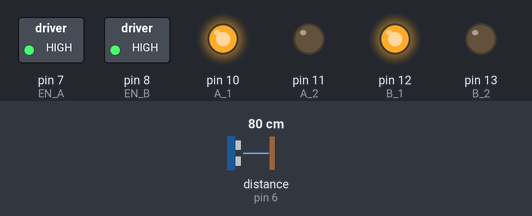
The sketch below on a simulated Arduino Uno, built with avr-gcc and run on an emulated ATmega328P. On the bench: switched loads named in the sketch (green lamp = pin HIGH), output pins drawn as LEDs (lit = HIGH). Wiring (inferred from the names in the program): ultrasonic range finder: trigger pin 5; echo pin 6. The test bench sets the inputs (shaded band); at power-on: distance to the obstacle (sensor on pin 6) 80 cm. The echo pulse lasts 58.3 µs per cm; pins used as bus, display or sensor lines are not drawn.

Above: at 1.4 s.
1.5 s: distance to the obstacle (sensor on pin 6) set to 23 cm
3.0 s: distance to the obstacle (sensor on pin 6) set to 18 cm
At 3.7 s:
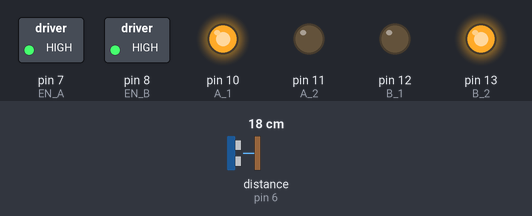
4.5 s: distance to the obstacle (sensor on pin 6) set to 35 cm
At 5.0 s:
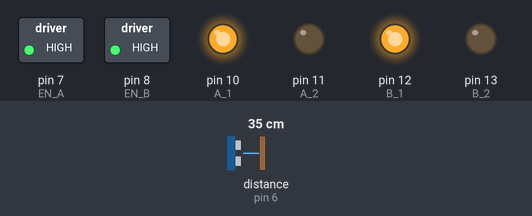
6.1 s: distance to the obstacle (sensor on pin 6) set to 2 cm
At 7.8 s:
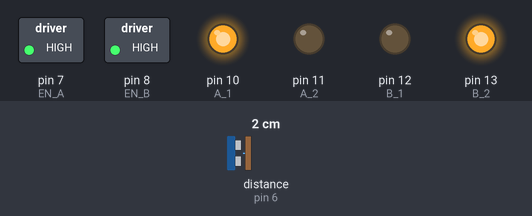
Timing chart, 0 to 8.9 s (numbered marks = the images above; inputs shaded):
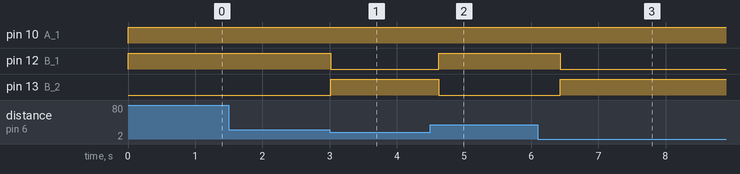

Measured:
- the behaviour switches between 21 and 20 cm on distance to the obstacle (sensor on pin 6) (found by bisection; images 0 and 1)
- after the input at 1.5 s, every drawn part: stays the same
- after the input at 3.0 s, pin 12 (B_1): HIGH → LOW at once; pin 13 (B_2): LOW → HIGH at once
- after the input at 4.5 s, pin 12 (B_1): LOW → HIGH after 0.12 s; pin 13 (B_2): HIGH → LOW after 0.12 s
- after the input at 6.1 s, pin 12 (B_1): HIGH → LOW after 0.33 s; pin 13 (B_2): LOW → HIGH after 0.33 s

The sketch:

Crawler_01.ino
```cpp
/*
 754410 Motor Controller Sketch
 Direct control of the 754410 motor controller IC.
 Enable control on pins D8 & D9, output controls on D10, D11, D12, D13
 */

int i;                           // Generic - Incrementing variable for loops

// Motor control pins
int TIME;                        // Duration of movement.
int EN_A = 7;                    // Enable 1 & 2 - I/C Pin 1
int EN_B = 8;                    // Enable 3 & 4 - I/C Pin 9
int A_1 = 10;                    // Control A1 - I/C Pin 2
int A_2 = 11;                    // Control A2 - I/C Pin 7
int B_1 = 12;                    // Control B1 - I/C Pin 10
int B_2 = 13;                    // Control B2 - I/C Pin 15


// Variables used in rangefinding
const int us_trigPin = 5;
const int us_echoPin = 6;
int distance;
int OOR = 300;     // Out Of Range value
long duration, cm;

void setup()
{
  Serial.begin(4800);  // Sets up serial output. Use for printing debugging info.

  // Motor Control Setup
  pinMode(EN_A, OUTPUT);
  pinMode(EN_B, OUTPUT);
  pinMode(A_1, OUTPUT);
  pinMode(A_2, OUTPUT);
  pinMode(B_1, OUTPUT);
  pinMode(B_2, OUTPUT);
  digitalWrite(EN_A, HIGH);
  digitalWrite(EN_B, HIGH);

  // Ultrasonic Setup
  pinMode(us_trigPin, OUTPUT);
  pinMode(us_echoPin, INPUT);

}


void loop()
{
/*
  go_fwd(1000);
  turn_left(1000);
  turn_right(1000);
  rot_CW(1000);
  rot_CCW(1000);
  stop(1000);
*/
  distance = (getDistanceAsCM());

/*  // Print routine for debugging
  if(distance >= OOR)
  {
    Serial.println("Out of Range");
  }
  else{
    Serial.println(distance);
  }
*/
  if(distance >= 20)
  {
    go_fwd(500);
  }
  else{
    rot_CW(1500);
  }

  // Delay needed to prevent hearing previous ping.
  delay(100);

}

void go_fwd(int TIME)              // Move forward
{
  digitalWrite(A_1, HIGH);
  digitalWrite(A_2, LOW);
  digitalWrite(B_1, HIGH);
  digitalWrite(B_2, LOW);
  delay(TIME);
}

void go_rev(int TIME)              // Move backward
{
  digitalWrite(A_1, LOW);
  digitalWrite(A_2, HIGH);
  digitalWrite(B_1, LOW);
  digitalWrite(B_2, HIGH);
  delay(TIME);
}

void turn_left(int TIME)            // Turn Left
{
  digitalWrite(A_1, LOW);
  digitalWrite(A_2, LOW);
  digitalWrite(B_1, HIGH);
  digitalWrite(B_2, LOW);
  delay(TIME);
}

void turn_right(int TIME)           // Turn right
{
  digitalWrite(A_1, HIGH);
  digitalWrite(A_2, LOW);
  digitalWrite(B_1, LOW);
  digitalWrite(B_2, LOW);
  delay(TIME);
}

void rot_CW(int TIME)            // Rotate Clockwise
{
  digitalWrite(A_1, HIGH);
  digitalWrite(A_2, LOW);
  digitalWrite(B_1, LOW);
  digitalWrite(B_2, HIGH);
  delay(TIME);
}

void rot_CCW(int TIME)          // Rotate Counter Clockwise
{
  digitalWrite(A_1, LOW);
  digitalWrite(A_2, HIGH);
  digitalWrite(B_1, HIGH);
  digitalWrite(B_2, LOW);
  delay(TIME);
}

void stop(int TIME)              // Stop both motors
{
  digitalWrite(A_1, LOW);
  digitalWrite(A_2, LOW);
  digitalWrite(B_1, LOW);
  digitalWrite(B_2, LOW);
  delay(TIME);
}

// Ultrasonic Rangefinder Function - returns distance in cm.
long getDistanceAsCM(){
  //send trigger signal
  digitalWrite(us_trigPin, HIGH);
  digitalWrite(us_trigPin, LOW);

  //get the time to receive rebound
  duration = pulseIn(us_echoPin, HIGH);

  /*sonar math is nicely explained in manual for the branded PING)) module here:
   http://www.parallax.com/dl/docs/prod/acc/28015-PING-1.3.pdf
   results seem accurate.*/
  return duration / 29 / 2;
}
```
